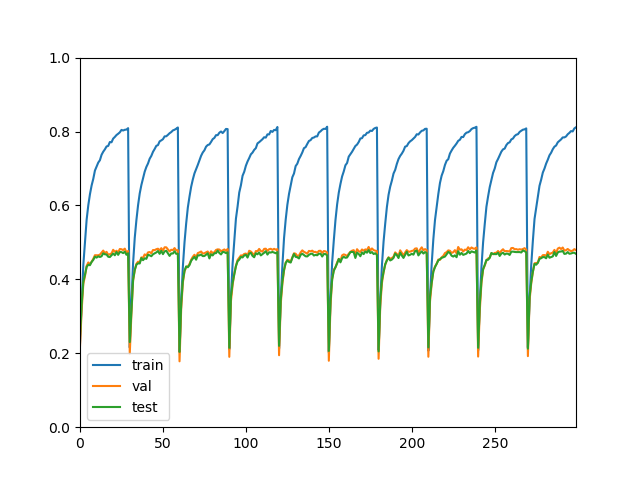

Python code for this plot:
from copy import copy
import argparse
from tqdm import tqdm

import torch
import torch.nn.functional as F
from torch.nn import ModuleList, Linear, ParameterDict, Parameter
from torch_sparse import SparseTensor
from torch_geometric.utils import to_undirected
from torch_geometric.data import Data, GraphSAINTRandomWalkSampler
from torch_geometric.utils.hetero import group_hetero_graph
from torch_geometric.nn import MessagePassing

from ogb.nodeproppred import PygNodePropPredDataset, Evaluator

from logger import Logger

parser = argparse.ArgumentParser(description='OGBN-MAG (GraphSAINT)')
parser.add_argument('--device', type=int, default=0)
parser.add_argument('--num_layers', type=int, default=2)
parser.add_argument('--hidden_channels', type=int, default=64)
parser.add_argument('--dropout', type=float, default=0.5)
parser.add_argument('--lr', type=float, default=0.005)
parser.add_argument('--epochs', type=int, default=30)
parser.add_argument('--runs', type=int, default=10)
parser.add_argument('--batch_size', type=int, default=20000)
parser.add_argument('--walk_length', type=int, default=2)
parser.add_argument('--num_steps', type=int, default=30)
args = parser.parse_args()
print(args)

dataset = PygNodePropPredDataset(name='ogbn-mag')
data = dataset[0]
split_idx = dataset.get_idx_split()
evaluator = Evaluator(name='ogbn-mag')
logger = Logger(args.runs, args)

# We do not consider those attributes for now.
data.node_year_dict = None
data.edge_reltype_dict = None

print(data)

edge_index_dict = data.edge_index_dict

# We need to add reverse edges to the heterogeneous graph.
r, c = edge_index_dict[('author', 'affiliated_with', 'institution')]
edge_index_dict[('institution', 'to', 'author')] = torch.stack([c, r])

r, c = edge_index_dict[('author', 'writes', 'paper')]
edge_index_dict[('paper', 'to', 'author')] = torch.stack([c, r])

r, c = edge_index_dict[('paper', 'has_topic', 'field_of_study')]
edge_index_dict[('field_of_study', 'to', 'paper')] = torch.stack([c, r])

# Convert to undirected paper <-> paper relation.
edge_index = to_undirected(edge_index_dict[('paper', 'cites', 'paper')])
edge_index_dict[('paper', 'cites', 'paper')] = edge_index

# We convert the individual graphs into a single big one, so that sampling
# neighbors does not need to care about different edge types.
# This will return the following:
# * `edge_index`: The new global edge connectivity.
# * `edge_type`: The edge type for each edge.
# * `node_type`: The node type for each node.
# * `local_node_idx`: The original index for each node.
# * `local2global`: A dictionary mapping original (local) node indices of
#    type `key` to global ones.
# `key2int`: A dictionary that maps original keys to their new canonical type.
out = group_hetero_graph(data.edge_index_dict, data.num_nodes_dict)
edge_index, edge_type, node_type, local_node_idx, local2global, key2int = out

homo_data = Data(edge_index=edge_index, edge_attr=edge_type,
                 node_type=node_type, local_node_idx=local_node_idx,
                 num_nodes=node_type.size(0))

homo_data.y = node_type.new_full((node_type.size(0), 1), -1)
homo_data.y[local2global['paper']] = data.y_dict['paper']

homo_data.train_mask = torch.zeros((node_type.size(0)), dtype=torch.bool)
homo_data.train_mask[local2global['paper'][split_idx['train']['paper']]] = True

print(homo_data)

train_loader = GraphSAINTRandomWalkSampler(homo_data,
                                           batch_size=args.batch_size,
                                           walk_length=args.num_layers,
                                           num_steps=args.num_steps,
                                           sample_coverage=0,
                                           save_dir=dataset.processed_dir)

# Map informations to their canonical type.
x_dict = {}
for key, x in data.x_dict.items():
    x_dict[key2int[key]] = x

num_nodes_dict = {}
for key, N in data.num_nodes_dict.items():
    num_nodes_dict[key2int[key]] = N


class RGCNConv(MessagePassing):
    def __init__(self, in_channels, out_channels, num_node_types,
                 num_edge_types):
        super(RGCNConv, self).__init__(aggr='mean')

        self.in_channels = in_channels
        self.out_channels = out_channels
        self.num_node_types = num_node_types
        self.num_edge_types = num_edge_types

        self.rel_lins = ModuleList([
            Linear(in_channels, out_channels, bias=False)
            for _ in range(num_edge_types)
        ])

        self.root_lins = ModuleList([
            Linear(in_channels, out_channels, bias=True)
            for _ in range(num_node_types)
        ])

        self.reset_parameters()

    def reset_parameters(self):
        for lin in self.rel_lins:
            lin.reset_parameters()
        for lin in self.root_lins:
            lin.reset_parameters()

    def forward(self, x, edge_index, edge_type, node_type):
        out = x.new_zeros(x.size(0), self.out_channels)

        for i in range(self.num_edge_types):
            mask = edge_type == i
            out.add_(self.propagate(edge_index[:, mask], x=x, edge_type=i))

        for i in range(self.num_node_types):
            mask = node_type == i
            out[mask] += self.root_lins[i](x[mask])

        return out

    def message(self, x_j, edge_type: int):
        return self.rel_lins[edge_type](x_j)


class RGCN(torch.nn.Module):
    def __init__(self, in_channels, hidden_channels, out_channels, num_layers,
                 dropout, num_nodes_dict, x_types, num_edge_types):
        super(RGCN, self).__init__()

        self.in_channels = in_channels
        self.hidden_channels = hidden_channels
        self.out_channels = out_channels
        self.num_layers = num_layers
        self.dropout = dropout

        node_types = list(num_nodes_dict.keys())
        num_node_types = len(node_types)

        self.num_node_types = num_node_types
        self.num_edge_types = num_edge_types

        # Create embeddings for all node types that do not come with features.
        self.emb_dict = ParameterDict({
            f'{key}': Parameter(torch.Tensor(num_nodes_dict[key], in_channels))
            for key in set(node_types).difference(set(x_types))
        })

        I, H, O = in_channels, hidden_channels, out_channels  # noqa

        # Create `num_layers` many message passing layers.
        self.convs = ModuleList()
        self.convs.append(RGCNConv(I, H, num_node_types, num_edge_types))
        for _ in range(num_layers - 2):
            self.convs.append(RGCNConv(H, H, num_node_types, num_edge_types))
        self.convs.append(RGCNConv(H, O, self.num_node_types, num_edge_types))

        self.reset_parameters()

    def reset_parameters(self):
        for emb in self.emb_dict.values():
            torch.nn.init.xavier_uniform_(emb)
        for conv in self.convs:
            conv.reset_parameters()

    def group_input(self, x_dict, node_type, local_node_idx):
        # Create global node feature matrix.
        h = torch.zeros((node_type.size(0), self.in_channels),
                        device=node_type.device)

        for key, x in x_dict.items():
            mask = node_type == key
            h[mask] = x[local_node_idx[mask]]

        for key, emb in self.emb_dict.items():
            mask = node_type == int(key)
            h[mask] = emb[local_node_idx[mask]]

        return h

    def forward(self, x_dict, edge_index, edge_type, node_type,
                local_node_idx):

        x = self.group_input(x_dict, node_type, local_node_idx)

        for i, conv in enumerate(self.convs):
            x = conv(x, edge_index, edge_type, node_type)
            if i != self.num_layers - 1:
                x = F.relu(x)
                x = F.dropout(x, p=0.5, training=self.training)

        return x.log_softmax(dim=-1)

    def inference(self, x_dict, edge_index_dict, key2int):
        # We can perform full-batch inference on GPU.

        device = list(x_dict.values())[0].device

        x_dict = copy(x_dict)
        for key, emb in self.emb_dict.items():
            x_dict[int(key)] = emb

        adj_t_dict = {}
        for key, (row, col) in edge_index_dict.items():
            adj_t_dict[key] = SparseTensor(row=col, col=row).to(device)

        for i, conv in enumerate(self.convs):
            out_dict = {}

            for j, x in x_dict.items():
                out_dict[j] = conv.root_lins[j](x)

            for keys, adj_t in adj_t_dict.items():
                src_key, target_key = keys[0], keys[-1]
                out = out_dict[key2int[target_key]]
                tmp = adj_t.matmul(x_dict[key2int[src_key]], reduce='mean')
                out.add_(conv.rel_lins[key2int[keys]](tmp))

            if i != self.num_layers - 1:
                for j in range(self.num_node_types):
                    F.relu_(out_dict[j])

            x_dict = out_dict

        return x_dict


device = f'cuda:{args.device}' if torch.cuda.is_available() else 'cpu'

model = RGCN(128, args.hidden_channels, dataset.num_classes, args.num_layers,
             args.dropout, num_nodes_dict, list(x_dict.keys()),
             len(edge_index_dict.keys())).to(device)

x_dict = {k: v.to(device) for k, v in x_dict.items()}


def train(epoch):
    model.train()

    pbar = tqdm(total=args.num_steps * args.batch_size)
    pbar.set_description(f'Epoch {epoch:02d}')

    total_loss = total_examples = 0
    for data in train_loader:
        data = data.to(device)
        optimizer.zero_grad()
        out = model(x_dict, data.edge_index, data.edge_attr, data.node_type,
                    data.local_node_idx)
        out = out[data.train_mask]
        y = data.y[data.train_mask].squeeze()
        loss = F.nll_loss(out, y)
        loss.backward()
        optimizer.step()

        num_examples = data.train_mask.sum().item()
        total_loss += loss.item() * num_examples
        total_examples += num_examples
        pbar.update(args.batch_size)

    pbar.close()

    return total_loss / total_examples


@torch.no_grad()
def test():
    model.eval()

    out = model.inference(x_dict, edge_index_dict, key2int)
    out = out[key2int['paper']]

    y_pred = out.argmax(dim=-1, keepdim=True).cpu()
    y_true = data.y_dict['paper']

    train_acc = evaluator.eval({
        'y_true': y_true[split_idx['train']['paper']],
        'y_pred': y_pred[split_idx['train']['paper']],
    })['acc']
    valid_acc = evaluator.eval({
        'y_true': y_true[split_idx['valid']['paper']],
        'y_pred': y_pred[split_idx['valid']['paper']],
    })['acc']
    test_acc = evaluator.eval({
        'y_true': y_true[split_idx['test']['paper']],
        'y_pred': y_pred[split_idx['test']['paper']],
    })['acc']

    return train_acc, valid_acc, test_acc


test()  # Test if inference on GPU succeeds.
for run in range(args.runs):
    model.reset_parameters()
    optimizer = torch.optim.Adam(model.parameters(), lr=args.lr)
    for epoch in range(1, 1 + args.epochs):
        loss = train(epoch)
        torch.cuda.empty_cache()
        result = test()
        logger.add_result(run, result)
        train_acc, valid_acc, test_acc = result
        print(f'Run: {run + 1:02d}, '
              f'Epoch: {epoch:02d}, '
              f'Loss: {loss:.4f}, '
              f'Train: {100 * train_acc:.2f}%, '
              f'Valid: {100 * valid_acc:.2f}%, '
              f'Test: {100 * test_acc:.2f}%')
    logger.print_statistics(run)
logger.print_statistics()
logger.save("graph_saint_base")